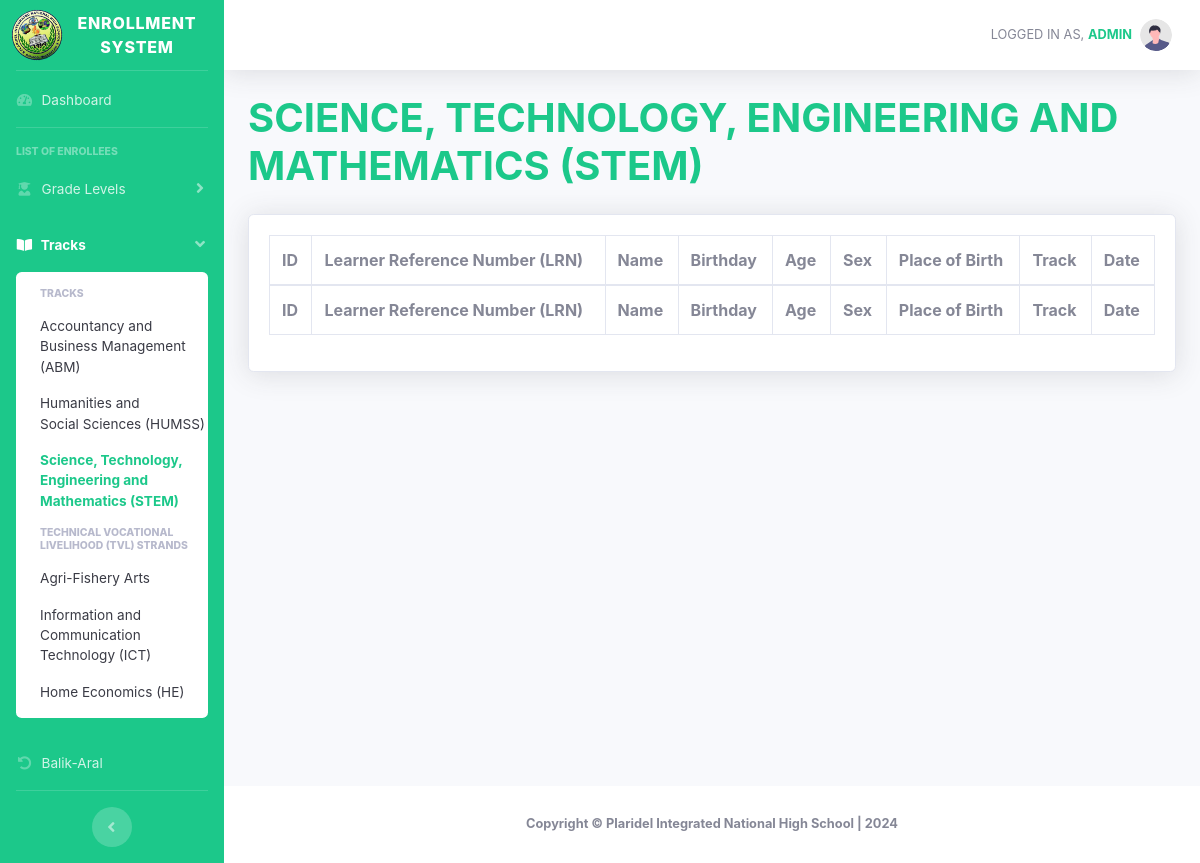
Before: /stem.php (signed in) with the older database file.
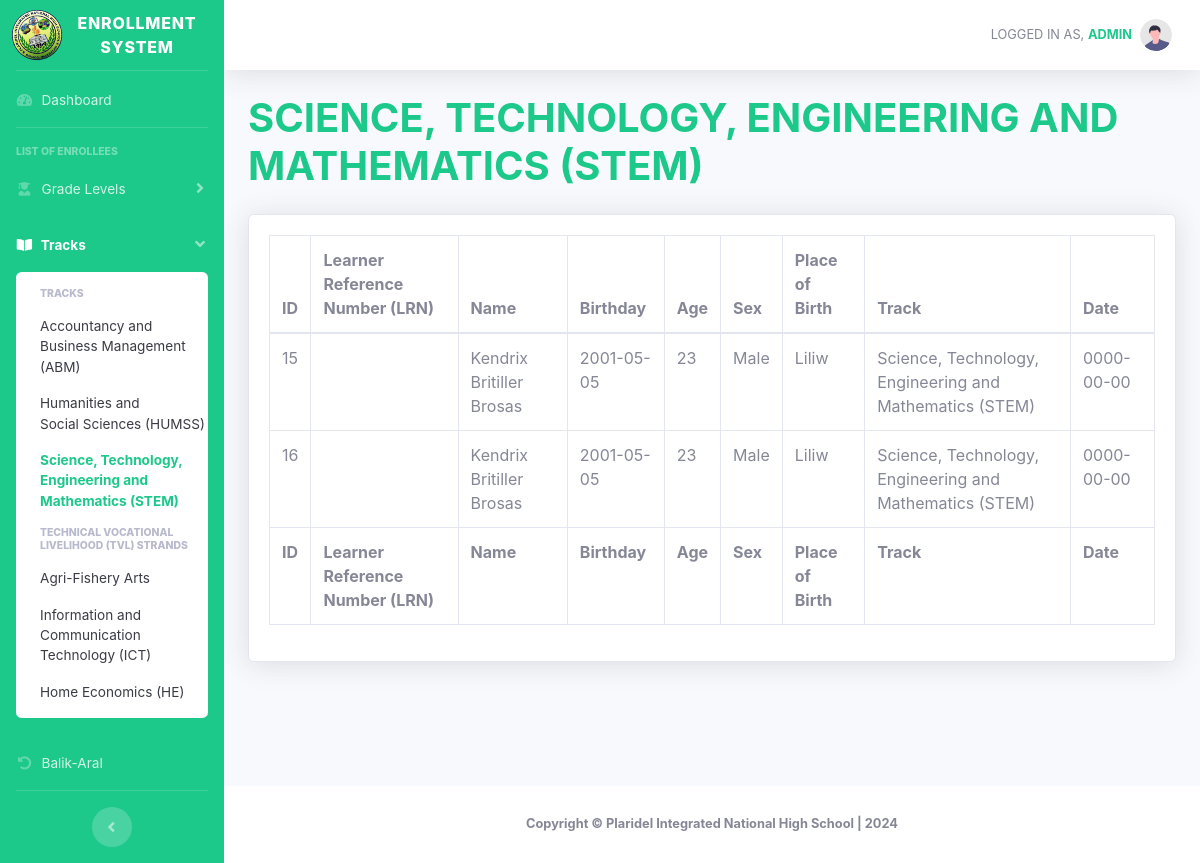
After: the same page with the newer database file.
### tables this page shows
CREATE TABLE `enrollment` (
  `id` int(11) NOT NULL,
  `schoolyear` varchar(100) NOT NULL,
  `gradelevel` varchar(100) NOT NULL,
  `lrn` varchar(100) NOT NULL,
  `reference` varchar(100) NOT NULL,
  `balikaral` varchar(100) NOT NULL,
  `birthnumber` varchar(100) NOT NULL,
  `lastname` varchar(100) NOT NULL,
  `firstname` varchar(100) NOT NULL,
  `middlename` varchar(100) NOT NULL,
  `extension` varchar(100) NOT NULL,
  `sex` varchar(100) NOT NULL,
  `birthday` varchar(100) NOT NULL,
  `age` varchar(100) NOT NULL,
  `placeofbirth` varchar(100) NOT NULL,
  `ip` varchar(100) NOT NULL,
  `indigenous` varchar(100) NOT NULL,
  `pantawid` varchar(100) NOT NULL,
  `pantawidProgram` varchar(100) NOT NULL,
  `disability` varchar(100) NOT NULL,
  `learnerdisability` varchar(100) NOT NULL,
  `region_text` varchar(100) NOT NULL,
  `province_text` varchar(100) NOT NULL,
  `city_text` varchar(100) NOT NULL,
  `barangay_text` varchar(100) NOT NULL,
  `zipcode` varchar(100) NOT NULL,
  `permanent_region_text` varchar(100) NOT NULL,
  `permanent_province_text` varchar(100) NOT NULL,
  `permanent_city_text` varchar(100) NOT NULL,
  `permanent_barangay_text` varchar(100) NOT NULL,
  `permanent_zipcode` varchar(100) NOT NULL,
  `fathers_lastname` varchar(100) NOT NULL,
  `fathers_firstname` varchar(100) NOT NULL,
  `fathers_middlename` varchar(100) NOT NULL,
  `fathers_phonenumber` varchar(100) NOT NULL,
  `mothers_lastname` varchar(100) NOT NULL,
  `mothers_firstname` varchar(100) NOT NULL,
  `mothers_middlename` varchar(100) NOT NULL,
  `mothers_phonenumber` varchar(100) NOT NULL,
  `guardians_lastname` varchar(100) NOT NULL,
  `guardians_firstname` varchar(100) NOT NULL,
  `guardians_middlename` varchar(100) NOT NULL,
  `guardians_phonenumber` varchar(100) NOT NULL,
  `lastgradelevel` varchar(100) NOT NULL,
  `lastschoolyear` varchar(100) NOT NULL,
  `lastschoolattended` varchar(100) NOT NULL,
  `schoolid` varchar(100) NOT NULL,
  `semester` varchar(100) NOT NULL,
  `track` varchar(100) NOT NULL,
  `strand` varchar(100) NOT NULL,
  `modality` varchar(100) NOT NULL,
  `date` varchar(100) NOT NULL,
  `time` varchar(100) NOT NULL
);

### stem.php (the view, shortened to what this page needs)
<!DOCTYPE html>
<html lang="en">
<head>
    <link href="vendor/fontawesome-free/css/all.min.css" rel="stylesheet" type="text/css">
    <link href="css/sb-admin-2.min.css" rel="stylesheet">
    <link href="vendor/datatables/dataTables.bootstrap4.min.css" rel="stylesheet">
</head>
<body id="page-top">
    <div id="wrapper">
        <ul class="navbar-nav bg-success sidebar sidebar-dark accordion" id="accordionSidebar">
            <a class="sidebar-brand d-flex align-items-center justify-content-center" href="adminhome">
                <div class="sidebar-brand-icon rotate-n-15">
                    <img width="50" src="assets/favicon.png" alt="">
                </div>
                <div class="sidebar-brand-text mx-3">ENROLLMENT SYSTEM</div>
            </a>
            <hr class="sidebar-divider my-0">
            <li class="nav-item">
                <a class="nav-link" href="adminhome">
                    <i class="fas fa-fw fa-tachometer-alt"></i>
                    <span>Dashboard</span></a>
            </li>
            <hr class="sidebar-divider">
            <div class="sidebar-heading">
                List of Enrollees
            </div>
            <li class="nav-item">
                <a class="nav-link collapsed" href="#" data-toggle="collapse" data-target="#collapseTwo" aria-expanded="true" aria-controls="collapseTwo">
                    <i class="fas fa-fw fa-user-graduate"></i>
                    <span>Grade Levels</span>
                </a>
            </li>
            <li class="nav-item active">
                <a class="nav-link" href="#" data-toggle="collapse" data-target="#collapseUtilities" aria-expanded="true" aria-controls="collapseUtilities">
                    <i class="fas fa-fw fa-book-open"></i>
                    <span>Tracks</span>
                </a>
                <div id="collapseUtilities" class="collapse show" aria-labelledby="headingUtilities" data-parent="#accordionSidebar">
                    <div class="bg-white py-2 collapse-inner rounded">
                        <h6 class="collapse-header ">Tracks</h6>
                        <a class="collapse-item" href="abm">Accountancy and<br>Business Management<br>(ABM)</a>
                        <a class="collapse-item" href="humss">Humanities and<br>Social Sciences (HUMSS)</a>
                        <a class="collapse-item active text-success" href="stem">Science, Technology,<br>Engineering and<br>Mathematics (STEM)</a>
                        <h6 class="collapse-header">Technical Vocational<br>Livelihood (TVL) Strands</h6>
                        <a class="collapse-item" href="agrifishery">Agri-Fishery Arts</a>
                        <a class="collapse-item" href="ict">Information and<br>Communication<br>Technology (ICT)</a>
                        <a class="collapse-item" href="homeeconomics">Home Economics (HE)</a>
                    </div>
                </div>
            </li>
            <li class="nav-item">
                <a class="nav-link " href="balik-aral">
                    <i class="fas fa-fw fa-undo-alt"></i>
                    <span>Balik-Aral</span></a>
            </li>
            <hr class="sidebar-divider d-none d-md-block">
            <div class="text-center d-none d-md-inline">
                <button class="rounded-circle border-0" id="sidebarToggle"></button>
            </div>
        </ul>
        <div id="content-wrapper" class="d-flex flex-column">
            <div id="content">
                <nav class="navbar navbar-expand navbar-light bg-white topbar mb-4 static-top shadow">
                    <ul class="navbar-nav ml-auto">
                        <li class="nav-item dropdown no-arrow">
                            <a class="nav-link dropdown-toggle" href="#" id="userDropdown" role="button" data-toggle="dropdown" aria-haspopup="true" aria-expanded="false">
                                <span class="mr-2 d-none d-lg-inline text-gray-600 small" style="text-transform:uppercase;">Logged in as, <span class="text-success"><strong><?php echo $_SESSION['user']; ?></strong></span></span>
                                <img class="img-profile rounded-circle" src="img/undraw_profile.svg">
                            </a>
                        </li>
                    </ul>
                </nav>
                <div class="container-fluid">
                    <div class="d-sm-flex align-items-center justify-content-between mb-4">
                        <h1 class="h1 mb-0 text-success" style="text-transform:uppercase;"><b>Science, Technology, Engineering and Mathematics (STEM)</b></h1>
                    </div>
                    <div class="card shadow mb-4">
                        <div class="card-body">
                            <div class="table-responsive">
                                <table class="table table-bordered" id="dataTable" width="100%" cellspacing="0">
                                    <thead>
                                        <tr>
                                            <th>ID</th>
                                            <th>Learner Reference Number (LRN)</th>
                                            <th>Name</th>
                                            <th>Birthday</th>
                                            <th>Age</th>
                                            <th>Sex</th>
                                            <th>Place of Birth</th>
                                            <th>Track</th>
                                            <th>Date</th>
                                        </tr>
                                    </thead>
                                    <tfoot>
                                        <tr>
                                            <th>ID</th>
                                            <th>Learner Reference Number (LRN)</th>
                                            <th>Name</th>
                                            <th>Birthday</th>
                                            <th>Age</th>
                                            <th>Sex</th>
                                            <th>Place of Birth</th>
                                            <th>Track</th>
                                            <th>Date</th>
                                        </tr>
                                    </tfoot>
                                    <tbody>
                                        <?php
                                        include 'conn.php';
                                        $query = "SELECT * FROM enrollment WHERE track = 'Science, Technology, Engineering and Mathematics (STEM)'";
                                        $query_run = mysqli_query($conn, $query);
                                        if (mysqli_num_rows($query_run) > 0) {
                                            foreach ($query_run as $items) {
                                        ?>
                                                <tr>
                                                    <td>
                                                        <?= $items['id']; ?>
                                                    </td>
                                                    <td>
                                                    </td>
                                                    <td>
                                                        <?= $items['firstname'] . " " . $items['middlename'] . " " . $items['lastname'] ?>
                                                    </td>
                                                    <td>
                                                        <?= $items['birthday']; ?>
                                                    </td>
                                                    <td>
                                                        <?= $items['age']; ?>
                                                    </td>
                                                    <td>
                                                        <?= $items['sex']; ?>
                                                    </td>
                                                    <td>
                                                        <?= $items['placeofbirth']; ?>
                                                    </td>
                                                    <td>
                                                        <?= $items['track']; ?>
                                                    </td>
                                                    <td>
                                                        <?= $items['date']; ?>
                                                    </td>
                                                </tr>
                                        <?php
                                            }
                                        }
                                        ?>
                                    </tbody>
                                </table>
                            </div>
                        </div>
                    </div>
                </div>
            </div>
            <footer class="sticky-footer bg-white">
                <div class="container my-auto">
                    <div class="copyright text-center my-auto">
                        <span><b>Copyright &copy; Plaridel Integrated National High School | 2024</b></span>
                    </div>
                </div>
            </footer>
        </div>
    </div>
</body>
</html>

Changed rows visible on the page:
added enrollment: id "15", firstname "Kendrix", middlename "Britiller", lastname "Brosas", birthday "2001-05-05", age "23", sex "Male", placeofbirth "Liliw", track "Science, Technology, Engineering and Mathematics (STEM)", date "0000-00-00"
added enrollment: id "16", firstname "Kendrix", middlename "Britiller", lastname "Brosas", birthday "2001-05-05", age "23", sex "Male", placeofbirth "Liliw", track "Science, Technology, Engineering and Mathematics (STEM)", date "0000-00-00"
